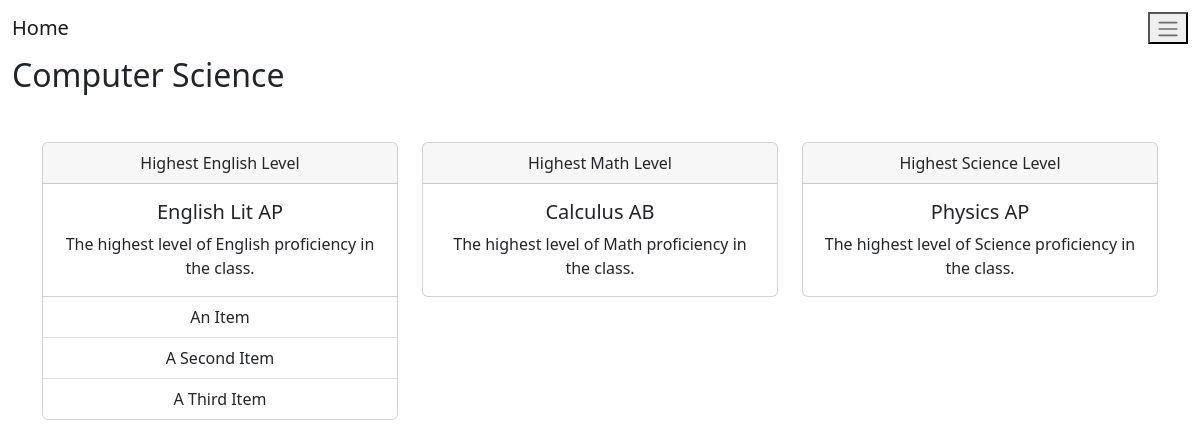
Screenshot of /major/Computer Science with the database file from the repository.
### website/models.py (models this page shows)
class Major(db.Model):
   id = db.Column(db.Integer, primary_key = True)
   Major_Name = db.Column(db.String(120), unique = True)
   Math_Level = db.Column(db.String(120))
   English_Level = db.Column(db.String(120))
   Science_Level = db.Column(db.String(120))
   Major_Keywords = db.Column(db.String(10000))

### website/views.py (the view)
@views.route('/major/<string:major_name>')
def major(major_name):
  Major_query = Major.query.filter_by(Major_Name = major_name).first()
  ClassList = getNames(Class.query.all())
  Math_Class = difflib.get_close_matches(Major_query.Math_Level, ClassList)
  course = Class.query.filter_by(Course_Name = Math_Class[0]).first()
  if course:
    prerequisites = collect_prerequisites(course)
    print(prerequisites)
  return render_template('majors.html', major = Major_query)

### website/tools.py (called while the page is built)
def getNames(Class_Query):
  ans = []
  for Class in Class_Query:
    ans.append(Class.Course_Name)
  return ans

def collect_prerequisites(course, collected=None):
    if collected is None:
        collected = []
    if course.Course_Name not in collected:
        collected.append(course.Course_Name)
    for prereq in course.prerequisites:
        collect_prerequisites(prereq, collected)
    return collected

### website/templates/majors.html
{% extends 'index.html' %}
{% block navbar %}{{super()}}{% endblock %}
{% block main %}
<div class="container-fluid">
  <h2>{{major.Major_Name}}</h2>
  <div class="container mt-5">
    <div class="row">
      {% if major.English_Level %}
        <div class="col-md-4">
            <div class="card text-center">
                <div class="card-header">
                    Highest English Level
                </div>
                <div class="card-body">
                    <h5 class="card-title">{{major.English_Level}}</h5>
                    <p class="card-text">The highest level of English proficiency in the class.</p>
                </div>
                <ul class="list-group list-group-flush">
                    <li class = "list-group-item">An Item</li>
                    <li class = "list-group-item">A Second Item</li>
                    <li class = "list-group-item">A Third Item</li>
                </ul>
            </div>
        </div>
      {% endif %}
      {% if major.Math_Level %}
      <div class="col-md-4">
            <div class="card text-center">
                <div class="card-header">
                    Highest Math Level
                </div>
                <div class="card-body">
                    <h5 class="card-title">{{major.Math_Level}}</h5>
                    <p class="card-text">The highest level of Math proficiency in the class.</p>
                </div>
            </div>
        </div>
        {% endif %}
        {% if major.Science_Level %}
        <div class="col-md-4">
            <div class="card text-center">
                <div class="card-header">
                    Highest Science Level
                </div>
                <div class="card-body">
                    <h5 class="card-title">{{major.Science_Level}}</h5>
                    <p class="card-text">The highest level of Science proficiency in the class.</p>
                </div>
            </div>
        </div>
        {% endif %}
    </div>
  </div>
</div>
{% endblock %}

### rows the page displays
Major: Major_Name "Computer Science", English_Level "English Lit AP", Math_Level "Calculus AB", Science_Level "Physics AP"
